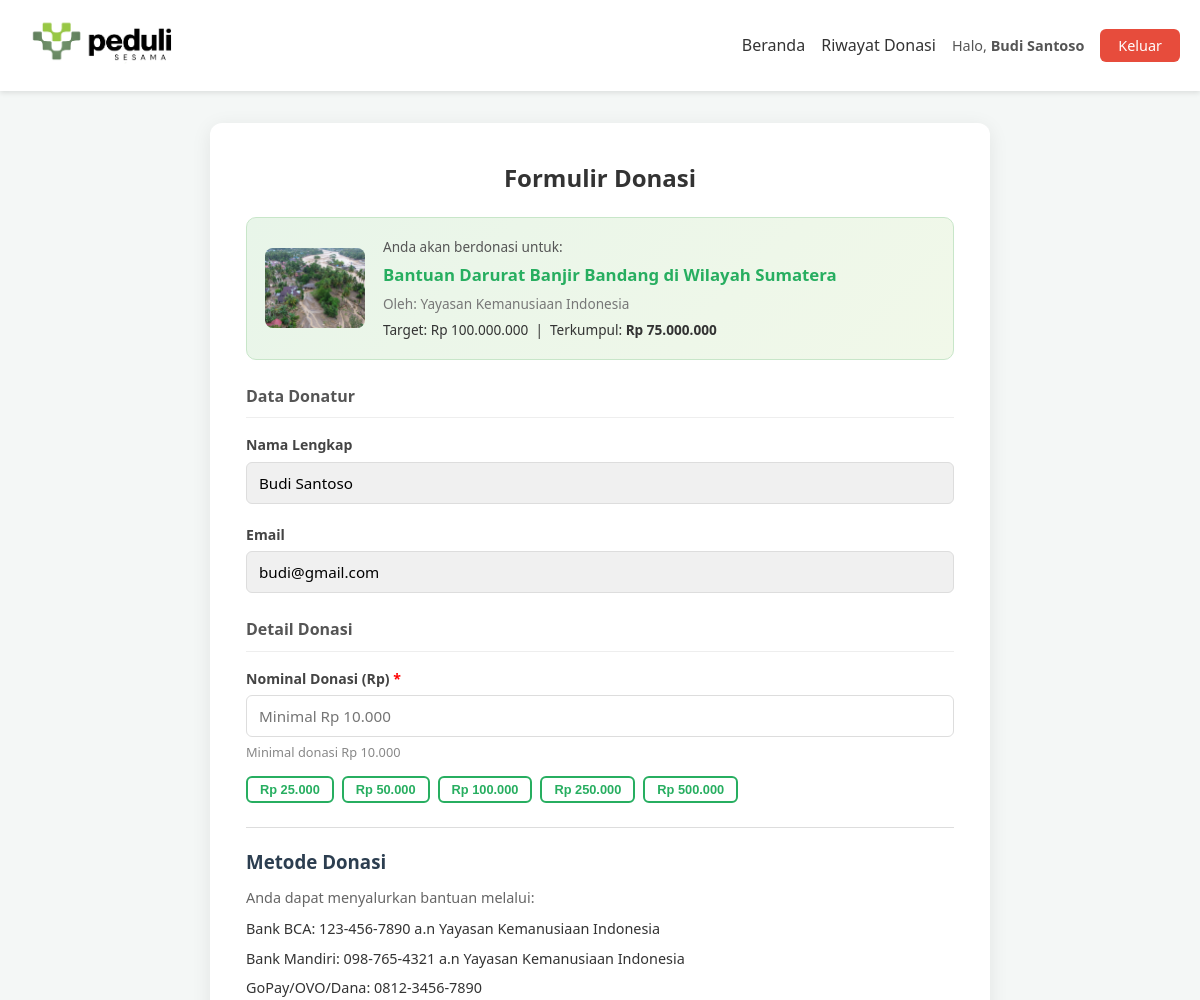
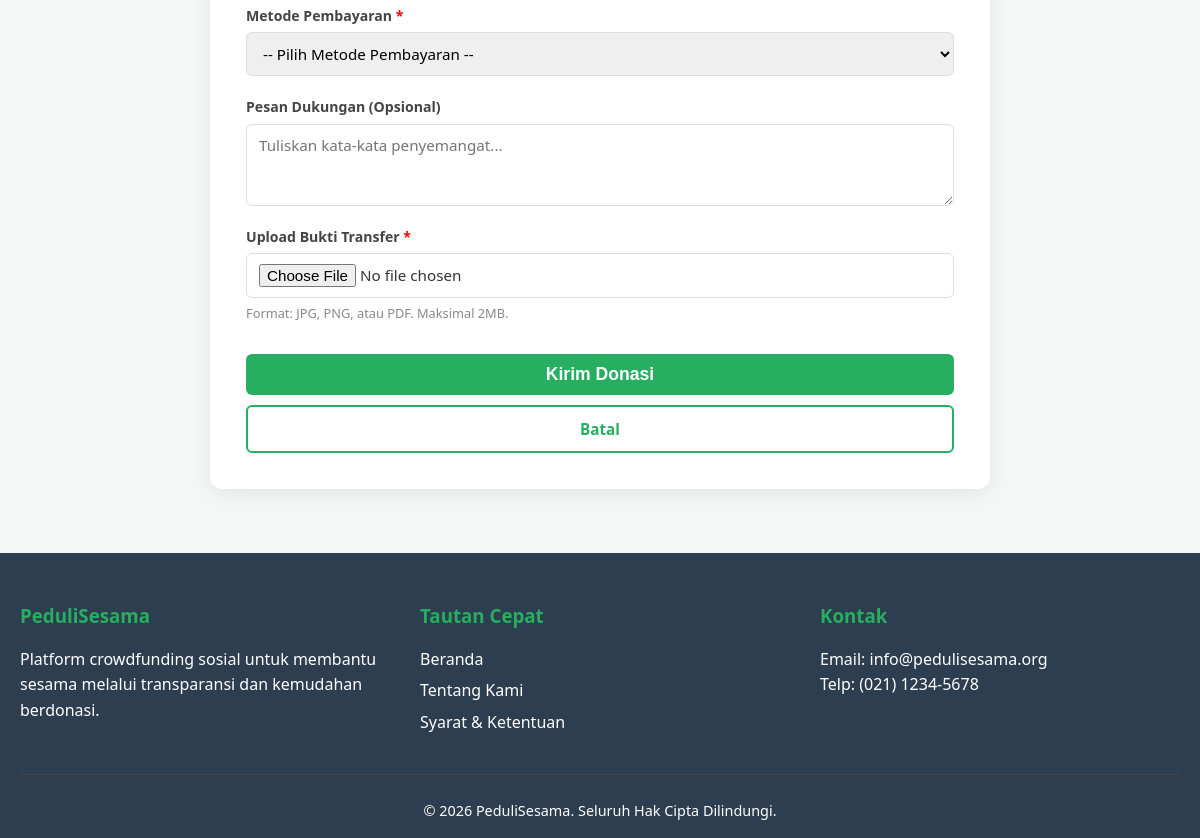
/donasi.php?id=1 (signed in), run on the app's committed database (2 pictures, top to bottom).
### tables this page shows
CREATE TABLE `campaigns` (
  `id` int(11) NOT NULL,
  `pengelola_id` int(11) NOT NULL,
  `judul` varchar(255) NOT NULL,
  `kategori` enum('Bencana Alam','Pendidikan','Kesehatan','Lingkungan','Fasilitas Umum','Lainnya') NOT NULL,
  `lokasi` varchar(200) NOT NULL,
  `deskripsi` text NOT NULL,
  `target_dana` decimal(15,2) NOT NULL,
  `dana_terkumpul` decimal(15,2) NOT NULL DEFAULT 0.00,
  `deadline` date NOT NULL,
  `poster_path` varchar(255) DEFAULT NULL,
  `info_rekening` text NOT NULL,
  `created_at` timestamp NOT NULL DEFAULT current_timestamp()
);

CREATE TABLE `users` (
  `id` int(11) NOT NULL,
  `nama` varchar(150) NOT NULL,
  `email` varchar(150) NOT NULL,
  `phone` varchar(20) NOT NULL,
  `password` varchar(255) NOT NULL,
  `role` enum('donatur','pengelola') NOT NULL DEFAULT 'donatur',
  `nama_kantor` varchar(200) DEFAULT NULL,
  `alamat` text DEFAULT NULL,
  `created_at` timestamp NOT NULL DEFAULT current_timestamp()
);

### includes/auth.php (called while the page is built, shortened)
<?php
function formatRupiah($amount)
{
    return 'Rp ' . number_format($amount, 0, ',', '.');
}
function getPosterUrlRoot($campaign)
{
    if (!empty($campaign['poster_path']) && file_exists('uploads/kampanye/' . $campaign['poster_path'])) {
        return 'uploads/kampanye/' . $campaign['poster_path'];
    }
    $seeds = getPosters();
    $seed  = $seeds[$campaign['kategori']] ?? 'campaign';
    return "https://picsum.photos/seed/{$seed}{$campaign['id']}/600/400";
}

### donasi.php (the view, shortened to what this page needs)
<?php
require_once 'includes/auth.php';
$id = (int)($_GET['id'] ?? 0);
$db   = getDB();
$stmt = $db->prepare(
    'SELECT c.*, u.nama_kantor AS penyelenggara
     FROM campaigns c
     JOIN users u ON c.pengelola_id = u.id
     WHERE c.id = :id AND c.deadline >= CURDATE()
     LIMIT 1'
);
$stmt->execute([':id' => $id]);
$campaign = $stmt->fetch();
$userStmt = $db->prepare('SELECT * FROM users WHERE id = :id LIMIT 1');
$userStmt->execute([':id' => $_SESSION['user_id']]);
$donatur = $userStmt->fetch();
$success = false;
$posterUrl = getPosterUrlRoot($campaign);
include 'includes/header.php';
?>
<main class="container">
    <?php if ($success): ?>
        <div class="form-container" style="text-align:center;">
            <div style="font-size:4rem;margin-bottom:1rem;"></div>
            <h2 style="color:#27ae60;">Terima Kasih!</h2>
            <p style="margin:1rem 0;">Donasi Anda sebesar <strong><?= formatRupiah((int)$_POST['nominal']) ?></strong> untuk kampanye
                <strong><?= htmlspecialchars($campaign['judul']) ?></strong> telah berhasil diajukan.
            </p>
            <div class="alert alert-info" style="text-align:left;">
                ⏳ Donasi Anda sedang dalam status <strong>PENDING</strong> dan akan diverifikasi oleh penyelenggara.
                Dana akan terakumulasi setelah verifikasi diterima.
            </div>
            <div style="margin-top:1.5rem;display:flex;gap:12px;justify-content:center;">
                <a href="detail.php?id=<?= $campaign['id'] ?>" class="btn btn-outline">Kembali ke Kampanye</a>
                <a href="dashboard/donatur.php" class="btn btn-primary">Lihat Riwayat Donasi</a>
            </div>
        </div>
    <?php else: ?>
        <div class="form-container">
            <h2 style="margin-bottom:20px;text-align:center;"> Formulir Donasi</h2>
            <div class="summary-card">
                <img src="<?= htmlspecialchars($posterUrl) ?>"
                    alt="<?= htmlspecialchars($campaign['judul']) ?>"
                    onerror="this.src='https://picsum.photos/seed/camp<?= $campaign['id'] ?>/200/200'">
                <div>
                    <p style="font-size:0.85rem;color:#555;margin-bottom:4px;">Anda akan berdonasi untuk:</p>
                    <h3 style="color:#27ae60;font-size:1.05rem;"><?= htmlspecialchars($campaign['judul']) ?></h3>
                    <p style="font-size:0.85rem;color:#777;margin-top:4px;">
                        Oleh: <?= htmlspecialchars($campaign['penyelenggara']) ?>
                    </p>
                    <p style="font-size:0.85rem;margin-top:4px;">
                        Target: <?= formatRupiah($campaign['target_dana']) ?> &nbsp;|&nbsp;
                        Terkumpul: <strong><?= formatRupiah($campaign['dana_terkumpul']) ?></strong>
                    </p>
                </div>
            </div>
            <form class="donation-form" method="POST" enctype="multipart/form-data">
                <h3 style="margin-bottom:1rem;color:#555;font-size:1rem;border-bottom:1px solid #eee;padding-bottom:8px;">
                    Data Donatur
                </h3>
                <div class="form-group">
                    <label>Nama Lengkap</label>
                    <input type="text" value="<?= htmlspecialchars($donatur['nama']) ?>" readonly
                        style="background:#f0f0f0;cursor:not-allowed;">
                </div>
                <div class="form-group">
                    <label>Email</label>
                    <input type="email" value="<?= htmlspecialchars($donatur['email']) ?>" readonly
                        style="background:#f0f0f0;cursor:not-allowed;">
                </div>
                <h3 style="margin:1.5rem 0 1rem;color:#555;font-size:1rem;border-bottom:1px solid #eee;padding-bottom:8px;">
                    Detail Donasi
                </h3>
                <div class="form-group">
                    <label for="nominal">Nominal Donasi (Rp) <span style="color:red;">*</span></label>
                    <input type="number" id="nominal" name="nominal"
                        placeholder="Minimal Rp 10.000"
                        min="10000" step="1000" required
                        value="<?= htmlspecialchars($_POST['nominal'] ?? '') ?>">
                    <small style="color:#888;">Minimal donasi Rp 10.000</small>
                    <div style="display:flex;gap:8px;flex-wrap:wrap;margin-top:8px;">
                        <?php foreach ([25000, 50000, 100000, 250000, 500000] as $amt): ?>
                            <button type="button" class="btn btn-outline"
                                style="padding:4px 12px;font-size:0.8rem;"
                                onclick="document.getElementById('nominal').value=<?= $amt ?>">
                                <?= formatRupiah($amt) ?>
                            </button>
                        <?php endforeach; ?>
                    </div>
                </div>
                <?php
                $lines = array_filter(array_map('trim', explode("\n", $campaign['info_rekening'])));
                ?>
                <div class="bank-info">
                    <h3> Metode Donasi</h3>
                    <p style="margin-bottom:8px;color:#666;font-size:0.9rem;">
                        Anda dapat menyalurkan bantuan melalui:
                    </p>
                    <ul style="margin-top:8px;">
                        <?php foreach ($lines as $line): ?>
                            <li style="margin-bottom:6px;"> <?= htmlspecialchars($line) ?></li>
                        <?php endforeach; ?>
                    </ul>
                </div>
                <div class="form-group">
                    <label for="metode">Metode Pembayaran <span style="color:red;">*</span></label>
                    <select id="metode" name="metode" required>
                        <option value="">-- Pilih Metode Pembayaran --</option>
                    </select>
                </div>
                <div class="form-group">
                    <label for="pesan">Pesan Dukungan (Opsional)</label>
                    <textarea id="pesan" name="pesan" rows="3"
                        placeholder="Tuliskan kata-kata penyemangat..."><?= htmlspecialchars($_POST['pesan'] ?? '') ?></textarea>
                </div>
                <div class="form-group">
                    <label for="bukti">Upload Bukti Transfer <span style="color:red;">*</span></label>
                    <input type="file" id="bukti" name="bukti" accept=".jpg,.jpeg,.png,.pdf" required>
                    <small style="color:#888;">Format: JPG, PNG, atau PDF. Maksimal 2MB.</small>
                </div>
                <div style="margin-top:30px;">
                    <button type="submit" class="btn btn-primary"
                        style="width:100%;font-size:1.1rem;">
                        Kirim Donasi
                    </button>
                    <a href="detail.php?id=<?= $campaign['id'] ?>" class="btn btn-outline"
                        style="width:100%;text-align:center;margin-top:10px;display:block;">
                        Batal
                    </a>
                </div>
            </form>
        </div>
    <?php endif; ?>
</main>
<?php include 'includes/footer.php'; ?>

### style.css (style rules this page uses)
* { margin: 0; padding: 0; box-sizing: border-box; }
body { font-family: "Segoe UI", Tahoma, Geneva, Verdana, sans-serif; line-height: 1.6; color: #333; background-color: #f4f7f6; }
a { text-decoration: none; color: inherit; }
ul { list-style: none; }
.container { max-width: 1200px; margin: 0 auto; padding: 0 20px; }
.btn { display: inline-block; padding: 10px 24px; border-radius: 6px; cursor: pointer; font-weight: 600; border: none; transition: all 0.2s; font-size: 0.95rem; text-align: center; }
.btn-primary { background-color: #27ae60; color: #fff; }
.btn-outline { border: 2px solid #27ae60; color: #27ae60; background: transparent; }
.form-group { display: flex; flex-direction: column; gap: 5px; margin-bottom: 16px; }
.form-group label { font-size: 0.88rem; font-weight: 600; color: #444; }
.form-group input, .form-group select, .form-group textarea { padding: 10px 12px; border: 1.5px solid #ddd; border-radius: 6px; font-size: 0.95rem; transition: border-color 0.2s; font-family: inherit; }
.form-group textarea { resize: vertical; }
.form-group small { font-size: 0.8rem; color: #888; }
.bank-info { margin-top: 1.5rem; padding-top: 1.2rem; border-top: 1px solid #ddd; }
.bank-info h3 { margin-bottom: 0.6rem; color: #2c3e50; }
.bank-info ul li { margin-bottom: 8px; font-size: 0.9rem; }
.form-container { max-width: 780px; margin: 2rem auto; background-color: #fff; padding: 36px; border-radius: 12px; box-shadow: 0 4px 20px rgba(0, 0, 0, 0.08); }
.summary-card { background: linear-gradient(135deg, #e8f5e9, #f1f8e9); padding: 18px; border-radius: 10px; margin-bottom: 24px; display: flex; gap: 18px; align-items: center; border: 1px solid #c8e6c9; }
.summary-card img { width: 100px; height: 80px; object-fit: cover; border-radius: 8px; flex-shrink: 0; }
.donation-form .form-group { margin-bottom: 20px; }
.donation-form input, .donation-form select, .donation-form textarea { width: 100%; }

### data on the page
campaigns: poster_path (picture), judul "Bantuan Darurat Banjir Bandang di Wilayah Sumatera", pengelola.nama_kantor "Yayasan Kemanusiaan Indonesia", target_dana "Rp 100.000.000", dana_terkumpul "Rp 75.000.000", info_rekening "Bank BCA: 123-456-7890 a.n Yayasan Kemanusiaan Indonesia", info_rekening "Bank Mandiri: 098-765-4321 a.n Yayasan Kemanusiaan Indonesia", info_rekening "GoPay/OVO/Dana: 0812-3456-7890"
users: nama "Budi Santoso", email "budi@gmail.com"

### other printed values
$_SESSION['nama'] "Budi Santoso"
formatRupiah($amt) "Rp 25.000"
formatRupiah($amt) "Rp 50.000"
formatRupiah($amt) "Rp 100.000"
formatRupiah($amt) "Rp 250.000"
formatRupiah($amt) "Rp 500.000"
